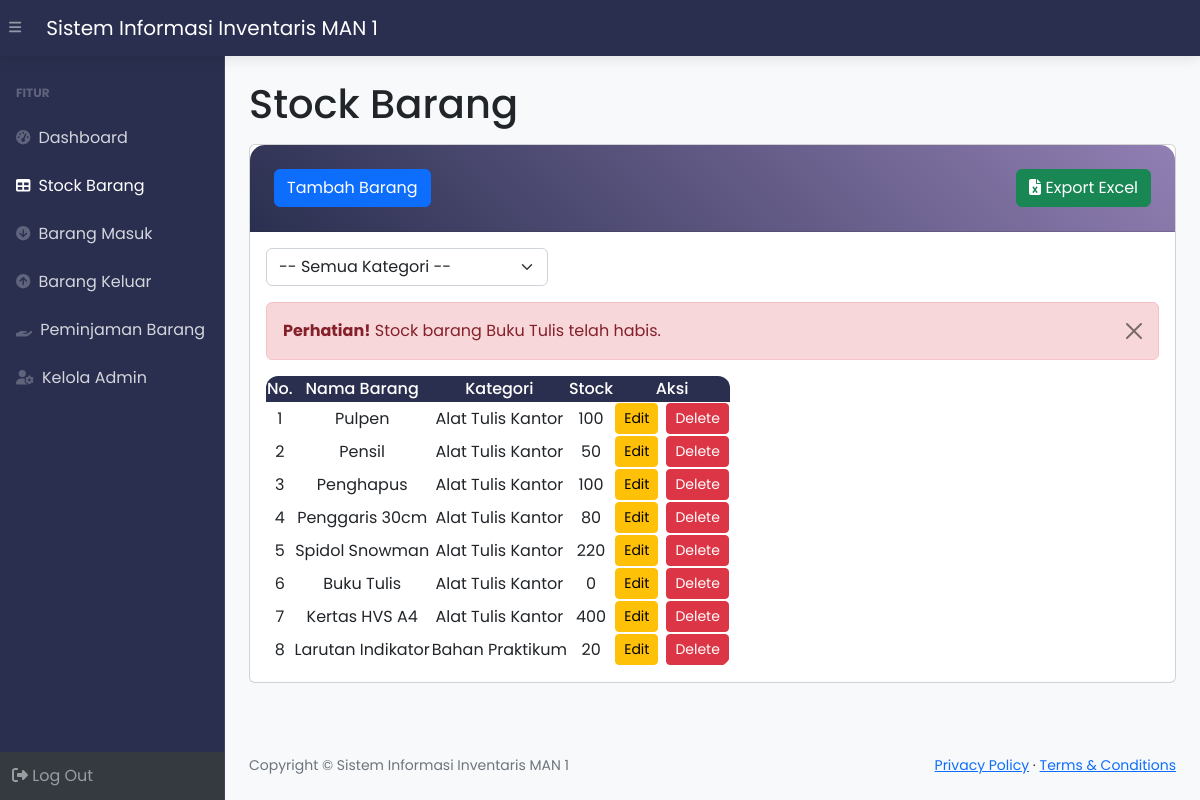
The page /stock.php (signed in) on the database its author committed.
### tables this page shows
CREATE TABLE `stock` (
  `idbarang` int(11) NOT NULL,
  `namabarang` varchar(25) NOT NULL,
  `kategori` varchar(100) NOT NULL,
  `stock` int(11) NOT NULL
);

### stock.php (the view, shortened to what this page needs)
<?php
require 'function.php';
?>
<!DOCTYPE html>
<html lang="en">
<head>
    <link href="https://cdn.jsdelivr.net/npm/simple-datatables@7.1.2/dist/style.min.css" rel="stylesheet" />
    <link href="css/styles.css" rel="stylesheet" />
</head>
<body class="sb-nav-fixed">
    <nav class="sb-topnav navbar navbar-expand navbar-dark bg-dark">
        <button class="btn btn-link btn-sm order-1 order-lg-0 me-4 me-lg-0" id="sidebarToggle" href="#!"><i class="fas fa-bars"></i></button>
        <a class="navbar-brand ps-3" href="index.php">Sistem Informasi Inventaris MAN 1</a>
    </nav>
    <div id="layoutSidenav">
        <div id="layoutSidenav_nav">
            <nav class="sb-sidenav accordion sb-sidenav-dark d-flex flex-column" id="sidenavAccordion">
                <div class="sb-sidenav-menu flex-grow-1">
                    <div class="nav">
                        <div class="sb-sidenav-menu-heading">FITUR</div>
                        <a class="nav-link" href="index.php">
                            <div class="sb-nav-link-icon"><i class="fas fa-tachometer-alt"></i></div>
                            Dashboard
                        </a>
                        <a class="nav-link active" href="stock.php">
                            <div class="sb-nav-link-icon"><i class="fas fa-table"></i></div>
                            Stock Barang
                        </a>
                        <a class="nav-link" href="masuk.php">
                            <div class="sb-nav-link-icon"><i class="fas fa-arrow-circle-down"></i></div>
                            Barang Masuk
                        </a>
                        <a class="nav-link" href="keluar.php">
                            <div class="sb-nav-link-icon"><i class="fas fa-arrow-circle-up"></i></div>
                            Barang Keluar
                        </a>
                        <a class="nav-link" href="peminjaman.php">
                            <div class="sb-nav-link-icon"><i class="fas fa-hand-holding"></i></div>
                            Peminjaman Barang
                        </a>
                        <a class="nav-link" href="admin.php">
                            <div class="sb-nav-link-icon"><i class="fas fa-user-cog"></i></div>
                            Kelola Admin
                        </a>
                    </div>
                </div>
                <div class="sb-sidenav-footer">
                    <a class="nav-link" href="logout.php">
                        <i class="fas fa-sign-out-alt"></i> Log Out
                    </a>
                </div>
            </nav>
        </div>
        <div id="layoutSidenav_content">
            <main>
                <div class="container-fluid px-4">
                    <h1 class="mt-4 pb-2">Stock Barang</h1>
                    <div class="card mb-4">
                        <div class="card-header">
                            <button type="button" class="btn btn-primary" data-bs-toggle="modal" data-bs-target="#myModal">
                                Tambah Barang
                            </button>
                            <div class="float-end">
                                <a href="export_excel.php" class="btn btn-success">
                                    <i class="fas fa-file-excel"></i> Export Excel
                                </a>
                            </div>
                        </div>
                        <div class="card-body">
                            <form method="GET" action="">
    <div class="row mb-3">
        <div class="col-md-4">
            <select name="kategori" class="form-select" onchange="this.form.submit()">
                <option value="">-- Semua Kategori --</option>
            </select>
        </div>
    </div>
</form>
                            <?php
                            $ambildatastock = mysqli_query($conn, 'select * from stock where stock < 1');
                            while ($fetch = mysqli_fetch_array($ambildatastock)) {
                                $barang = $fetch['namabarang'];
                            ?>
                                <div class="alert alert-danger alert-dismissible">
                                    <button type="button" class="btn-close" data-bs-dismiss="alert"></button>
                                    <strong>Perhatian!</strong> Stock barang <?= $barang; ?> telah habis.
                                </div>
                            <?php
                            }
                            ?>
                            <table id="datatablesSimple">
                                <thead class="table-dark text-center">
                                    <tr>
                                        <th>No.</th>
                                        <th>Nama Barang</th>
                                        <th>Kategori</th>
                                        <th>Stock</th>
                                        <th>Aksi</th>
                                    </tr>
                                </thead>
                                <tbody class="text-center align-middle">
                                    <?php
                                    if (isset($_GET['kategori']) && $_GET['kategori'] != '') {
    $filter = $_GET['kategori'];
    $ambilsemuadatastock = mysqli_query($conn, "SELECT * FROM stock WHERE kategori='$filter'");
} else {
    $ambilsemuadatastock = mysqli_query($conn, "SELECT * FROM stock");
}
                                    $i = 1;
                                    while ($data = mysqli_fetch_array($ambilsemuadatastock)) {
                                        $namabarang = $data['namabarang'];
                                        $kategori = $data['kategori'];
                                        $stock = $data['stock'];
                                        $idbarang = $data['idbarang'];
                                    ?>
                                        <tr>
                                            <td><?= $i++; ?></td>
                                            <td><?= $namabarang; ?></td>
                                            <td><?= $kategori; ?></td>
                                            <td><?= $stock; ?></td>
                                            <td>
                                                <div class="d-flex justify-content-center gap-2">
                                                    <button class="btn btn-sm btn-warning" data-bs-toggle="modal" data-bs-target="#edit<?= $idbarang; ?>">Edit</button>
                                                    <button class="btn btn-sm btn-danger" data-bs-toggle="modal" data-bs-target="#delete<?= $idbarang; ?>">Delete</button>
                                                </div>
                                            </td>
                                        </tr>
                                    <?php } ?>
                                </tbody>
                            </table>
                        </div>
                    </div>
                </div>
            </main>
            <footer class="py-4 bg-light mt-auto">
                <div class="container-fluid px-4">
                    <div class="d-flex align-items-center justify-content-between small">
                        <div class="text-muted">Copyright &copy; Sistem Informasi Inventaris MAN 1</div>
                        <div>
                            <a href="#">Privacy Policy</a>
                            &middot;
                            <a href="#">Terms &amp; Conditions</a>
                        </div>
                    </div>
                </div>
            </footer>
        </div>
    </div>
</body>
</html>

### stock.php (style rules this page uses)
:root { --primary: #2A2F4F; --secondary: #917FB3; --accent: #E5BEEC; --light: #FDE2F3; }
body { background: #f8f9fa; font-family: 'Poppins', sans-serif; }
.sb-topnav { background: var(--primary) !important; box-shadow: 0 2px 15px rgba(0, 0, 0, 0.1); }
.sb-sidenav-dark { background: var(--primary); border-right: 1px solid rgba(255, 255, 255, 0.1); }
.sb-sidenav-dark .sb-sidenav-menu .nav-link { color: rgba(255, 255, 255, 0.8); transition: all 0.3s ease; }
.container-fluid, .container { background: transparent !important; }
.card-header { background: linear-gradient(45deg, var(--primary), var(--secondary)); color: white; border-radius: 15px 15px 0 0 !important; padding: 1.5rem; }
#datatablesSimple { border-radius: 12px; overflow: hidden; }
#datatablesSimple th { background: var(--primary); color: white !important; font-weight: 500; }
#datatablesSimple td { vertical-align: middle; }

### rows shown on the page
stock: namabarang "Buku Tulis", kategori "Alat Tulis Kantor", stock "0"
stock: namabarang "Pulpen", kategori "Alat Tulis Kantor", stock "100"
stock: namabarang "Pensil", kategori "Alat Tulis Kantor", stock "50"
stock: namabarang "Penghapus", kategori "Alat Tulis Kantor", stock "100"
stock: namabarang "Penggaris 30cm", kategori "Alat Tulis Kantor", stock "80"
stock: namabarang "Spidol Snowman", kategori "Alat Tulis Kantor", stock "220"
stock: namabarang "Kertas HVS A4", kategori "Alat Tulis Kantor", stock "400"
stock: namabarang "Larutan Indikator", kategori "Bahan Praktikum", stock "20"
